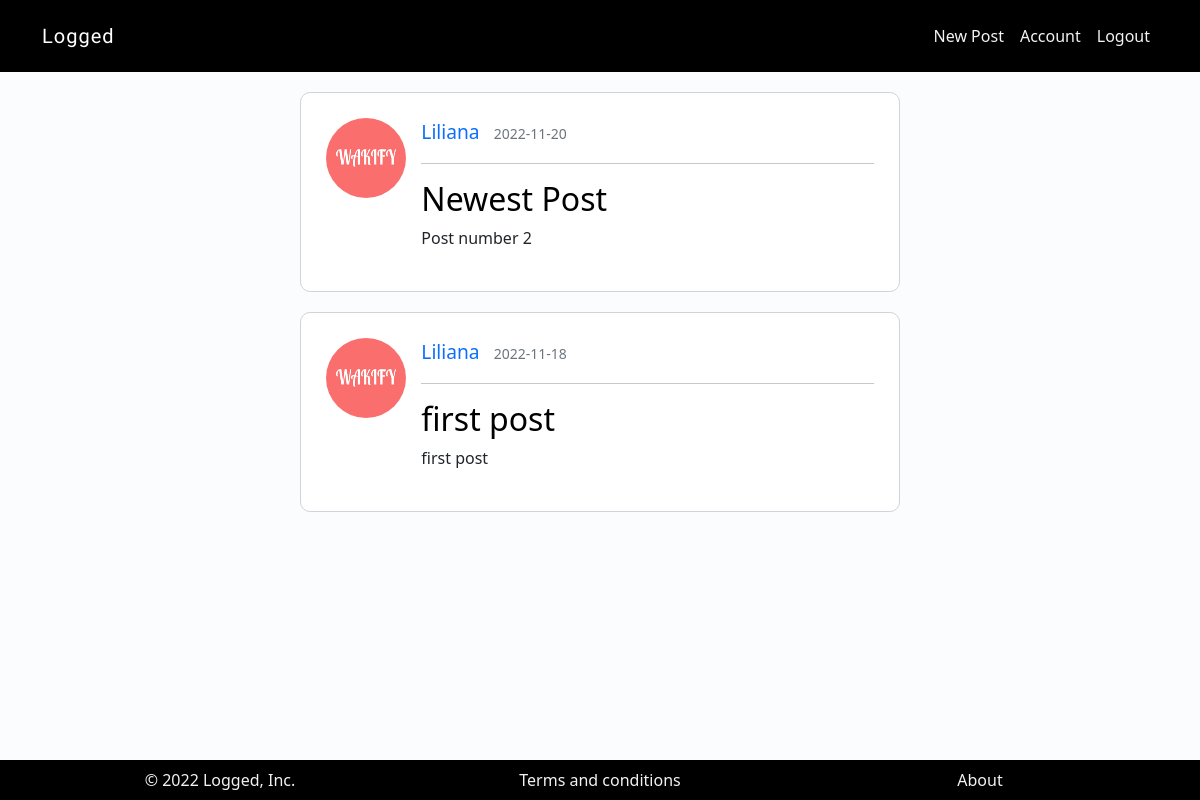
/user/1 (signed in), run on the app's committed database.
### blogapp/models.py (models this page shows, shortened)
class Post(db.Model):
    id = db.Column(db.Integer, primary_key=True)
    title = db.Column(db.String(100), nullable=False)
    postedOn = db.Column(db.DateTime, nullable=False, default=datetime.utcnow)
    text = db.Column(db.Text, nullable=False)
    user_id = db.Column(db.Integer, db.ForeignKey("user.id"), nullable=False)

class User(db.Model):
    id = db.Column(db.Integer, primary_key=True)
    name = db.Column(db.String, nullable=False)
    username = db.Column(db.String, unique=True, nullable=False)
    email = db.Column(db.String, unique=True, nullable=False)
    password = db.Column(db.String(40), nullable=False)
    profile_picture = db.Column(db.String, nullable=False, default="default.jpeg")
    summary = db.Column(db.String)
    posts = db.relationship("Post", backref="author", lazy=True)

### blogapp/user_routes.py (the view)
@app.route("/user/<int:id>")
def user_posts(id):
    posts = db.session.execute(db.select(Post).where(
            Post.user_id == id).order_by(Post.postedOn.desc())).scalars()
    return render_template("posts.html", title="Blog Homepage", posts = posts)

### blogapp/templates/posts.html
{% extends 'layout.html' %}
{% block content %}
{% if posts %}
    {% for post in posts %}
    <div class="container posts">
        <div class="row">
            <div class="col-3 col-md-2">
                <img class="picture_post" src="../static/uploads/{{post.author.profile_picture}}" alt="Profile Picture">
            </div>
            <div class="col-9 col-md-10">
                <div>
                    <a class="post-author mr-2" href="/{{post.user_id}}">{{ post.author.name }}</a>
                    <small class="text-muted">{{ post.postedOn.strftime("%Y-%m-%d") }}</small>
                </div>
                <hr>
                <div class="post-text">
                    <h2><a class="post-title" href="/post/{{post.id}}">{{ post.title }}</a></h2>
                    <p class="post-content">{{ post.text }}</p>
                </div>
            </div>
        </div>
    </div>
    {% endfor %}
{% endif %}
{% endblock %}

### blogapp/static/css/style.css (style rules this page uses)
body { background-color: #fafcfd; }
.signup, .login, .account, .homepage, .posts { margin: 50px auto; width: 70%; padding: 20px; border: 1px solid #ced4da; border-radius: 10px; background-color: #ffffff; }
.posts { margin: 20px auto; }
.picture_post { width:50px; height:50px; border-radius: 50%; }
.post-author { font-size: 1.2em; padding-right: 10px; text-decoration: none; }
.post-title { text-decoration: none; color: #000; }
@media only screen and (min-width: 768px) { .signup, .login, .homepage, .posts { width: 50%; padding: 25px; } }
@media only screen and (min-width: 992px) { .picture_post { width: 80px; height: 80px; } }

### data on the page
Post: author.profile_picture (picture), author.name "Liliana", postedOn "2022-11-20", title "Newest Post", text "Post number 2"
Post: author.profile_picture (picture), author.name "Liliana", postedOn "2022-11-18", title "first post", text "first post"
